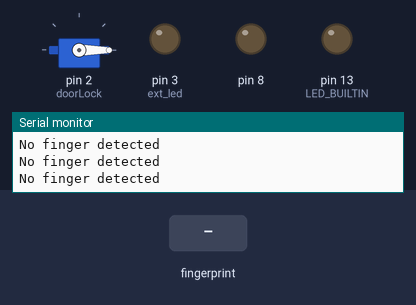
Simulated run of this sketch. Board: Arduino Leonardo, built with avr-gcc and run on an emulated ATmega32U4. On the bench: servo, output pins drawn as LEDs (lit = HIGH), the last lines printed to the serial monitor. The test bench sets the inputs (shaded band).

Above: at 2.3 s.
2.4 s: finger stored as number 1 placed on the sensor
At 4.8 s:
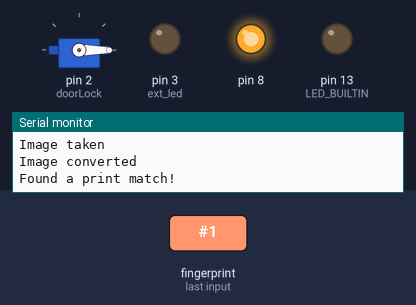
5.3 s: finger stored as number 1 placed on the sensor
At 7.8 s:
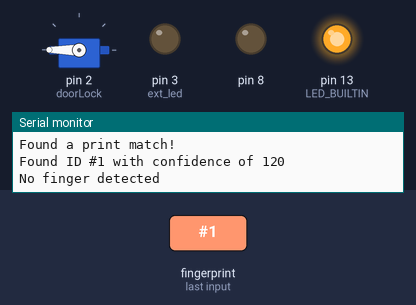
Timing chart, 0 to 9.3 s (numbered marks = the images above; inputs shaded):
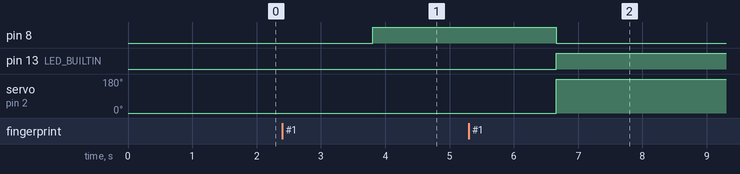

The sketch:

fingureprint.ino
```cpp
#include <Adafruit_Fingerprint.h>
#include <HardwareSerial.h>
#include <Servo.h>

int relay1=26;
int ext_led=3;
Servo doorLock;
Adafruit_Fingerprint finger = Adafruit_Fingerprint(&Serial1);
void setup()
{
  pinMode(relay1,OUTPUT);
  pinMode(LED_BUILTIN,OUTPUT);
  // pinMode(ext_led,OUTPUT);
  doorLock.attach(2);

  digitalWrite(relay1, LOW);
  doorLock.write(0);

  Serial.begin(9600);
  // while (!Serial);  // For Yun/Leo/Micro/Zero/...
  delay(100);
  Serial.println("\n\nAdafruit finger detect test");

  // set the data rate for the sensor serial port
  finger.begin(57600);
  delay(5);
  if (finger.verifyPassword()) {
    Serial.println("Found fingerprint sensor!");
  } else {
    Serial.println("Did not find fingerprint sensor :(");
    while (1) { delay(1); }
  }

  Serial.println(F("Reading sensor parameters"));
  finger.getParameters();
  Serial.print(F("Status: 0x")); Serial.println(finger.status_reg, HEX);
  Serial.print(F("Sys ID: 0x")); Serial.println(finger.system_id, HEX);
  Serial.print(F("Capacity: ")); Serial.println(finger.capacity);
  Serial.print(F("Security level: ")); Serial.println(finger.security_level);
  Serial.print(F("Device address: ")); Serial.println(finger.device_addr, HEX);
  Serial.print(F("Packet len: ")); Serial.println(finger.packet_len);
  Serial.print(F("Baud rate: ")); Serial.println(finger.baud_rate);

  finger.getTemplateCount();

  if (finger.templateCount == 0) {
    Serial.print("Sensor doesn't contain any fingerprint data. Please run the 'enroll' example.");
  }
  else {
    Serial.println("Waiting for valid finger...");
      Serial.print("Sensor contains "); Serial.print(finger.templateCount); Serial.println(" templates");
  }
}

void loop()                     // run over and over again
{
  getFingerprintID();
  delay(50);            //don't ned to run this at full speed.
}

uint8_t getFingerprintID() {
  uint8_t p = finger.getImage();
  switch (p) {
    case FINGERPRINT_OK:
      Serial.println("Image taken");
      break;
    case FINGERPRINT_NOFINGER:
      Serial.println("No finger detected");
      finger.LEDcontrol(FINGERPRINT_LED_OFF, 0, FINGERPRINT_LED_BLUE);
      finger.LEDcontrol(FINGERPRINT_LED_OFF, 0, FINGERPRINT_LED_RED);
      return p;
    case FINGERPRINT_PACKETRECIEVEERR:
      Serial.println("Communication error");
      return p;
    case FINGERPRINT_IMAGEFAIL:
      Serial.println("Imaging error");
      return p;
    default:
      Serial.println("Unknown error");
      return p;
  }

  // OK success!

  p = finger.image2Tz();
  switch (p) {
    case FINGERPRINT_OK:
      Serial.println("Image converted");
      break;
    case FINGERPRINT_IMAGEMESS:
      Serial.println("Image too messy");
      return p;
    case FINGERPRINT_PACKETRECIEVEERR:
      Serial.println("Communication error");
      return p;
    case FINGERPRINT_FEATUREFAIL:
      Serial.println("Could not find fingerprint features");
      return p;
    case FINGERPRINT_INVALIDIMAGE:
      Serial.println("Could not find fingerprint features");
      return p;
    default:
      Serial.println("Unknown error");
      return p;
  }

  // OK converted!
  p = finger.fingerSearch();
  if (p == FINGERPRINT_OK) {
    Serial.println("Found a print match!");
    finger.LEDcontrol(FINGERPRINT_LED_FLASHING, 25, FINGERPRINT_LED_PURPLE, 10);
    delay(1000);

     if(finger.fingerID>0)
  {
  digitalWrite(relay1,!digitalRead(relay1));
  // digitalWrite(LED_BUILTIN, !digitalRead(relay1));
  // digitalWrite(2, !digitalRead(relay1));
    if(digitalRead(relay1)){
      digitalWrite(LED_BUILTIN, LOW);
      // digitalWrite(ext_led, LOW);
      pinMode(ext_led,INPUT);
      doorLock.write(0);
    }else{
      digitalWrite(LED_BUILTIN, HIGH);
      // digitalWrite(ext_led, HIGH);
      pinMode(ext_led,OUTPUT);
      doorLock.write(180);
    }
  delay(1000);
  }


  } else if (p == FINGERPRINT_PACKETRECIEVEERR) {
    Serial.println("Communication error");
    return p;
  } else if (p == FINGERPRINT_NOTFOUND) {
    finger.LEDcontrol(FINGERPRINT_LED_FLASHING, 25, FINGERPRINT_LED_RED, 10);
  delay(1000);
  Serial.println("Did not find a match");
    return p;
  } else {
    Serial.println("Unknown error");
    return p;
  }

  // found a match!
  Serial.print("Found ID #"); Serial.print(finger.fingerID);
  Serial.print(" with confidence of "); Serial.println(finger.confidence);

  return finger.fingerID;
}

// returns -1 if failed, otherwise returns ID #
int getFingerprintIDez() {
  uint8_t p = finger.getImage();
  if (p != FINGERPRINT_OK)  return -1;

  p = finger.image2Tz();
  if (p != FINGERPRINT_OK)  return -1;

  p = finger.fingerFastSearch();
  if (p != FINGERPRINT_OK)  return -1;

  // found a match!
  Serial.print("Found ID #"); Serial.print(finger.fingerID);
  Serial.print(" with confidence of "); Serial.println(finger.confidence);
  return finger.fingerID;
}
```

Measured:
- after the input at 2.4 s, pin 8: LOW → HIGH after 1.4 s
- after the input at 5.3 s, pin 8: HIGH → LOW after 1.4 s; pin 13 (LED_BUILTIN): LOW → HIGH after 1.4 s; servo on pin 2 (doorLock): 0° → 180° after 1.4 s
